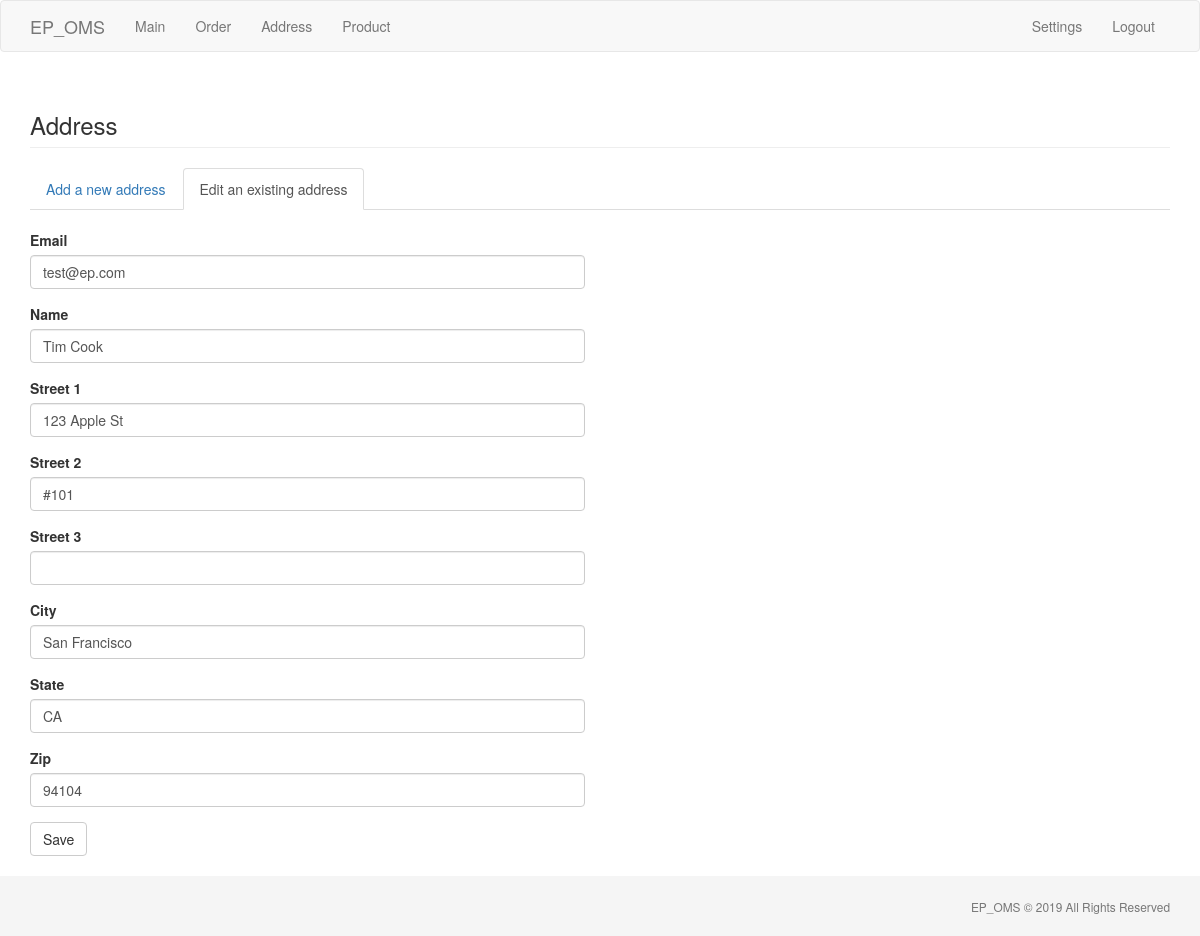
The app's page /address/1/edit (signed in) with its own data.
### ep_oms/models.py (models this page shows, shortened)
class Address(db.Model):
  id = db.Column(db.Integer, primary_key=True)
  created_at = db.Column(db.DateTime, index=True, default=datetime.utcnow)
  updated_at = db.Column(db.DateTime, default=datetime.utcnow)
  company = db.Column(db.String(30))
  name = db.Column(db.String(60))
  email = db.Column(db.String(60))
  street1 = db.Column(db.String(30))
  street2 = db.Column(db.String(30))
  street3 = db.Column(db.String(30))
  city = db.Column(db.String(30))
  state = db.Column(db.String(2))
  zip = db.Column(db.String(10))
  country = db.Column(db.String(2), default='US')
  residential = db.Column(db.Boolean())
  verified = db.Column(db.Boolean())
  ep_address_id = db.Column(db.String(30))

### ep_oms/routes.py (the view)
@application.route('/address/<id>/edit', methods=['GET', 'POST'])
@login_required
def edit_address(id):
  existing_addr = Address.query.filter_by(id=id).first()
  if existing_addr is None:
      flash('The address does not exist.')
      return redirect(url_for('address'))
  form = AddressForm()
  if form.validate_on_submit():
    existing_addr.email = form.email.data
    existing_addr.name = form.name.data
    existing_addr.street1 = form.street1.data
    existing_addr.street2 = form.street2.data
    existing_addr.street3 = form.street3.data
    existing_addr.city = form.city.data
    existing_addr.state = form.state.data
    existing_addr.zip = form.zip.data
    db.session.commit()
    flash("Successfully updated.")
    return redirect(url_for('address'))
  elif request.method == 'GET':
    form.email.data = existing_addr.email
    form.name.data = existing_addr.name
    form.street1.data = existing_addr.street1
    form.street2.data = existing_addr.street2
    form.street3.data = existing_addr.street3
    form.city.data = existing_addr.city
    form.state.data = existing_addr.state
    form.zip.data = existing_addr.zip
  return render_template('edit_address.html', title='Address', form=form)

### ep_oms/forms.py
class AddressForm(FlaskForm):
  email = StringField('Email', validators=[DataRequired(), Email()])
  name = StringField('Name', validators=[DataRequired()])
  street1 = StringField('Street 1', validators=[DataRequired(), Length(min=0, max=30)])
  street2 = StringField('Street 2', validators=[Length(min=0, max=30)])
  street3 = StringField('Street 3', validators=[Length(min=0, max=30)])
  city = StringField('City', validators=[DataRequired(), Length(min=0, max=30)])
  state = StringField('State', validators=[DataRequired(), Length(min=0, max=2)])
  zip = StringField('Zip', validators=[DataRequired(), Length(min=0, max=10)])
  submit = SubmitField('Save')

### ep_oms/models.py (called while the page is built)
@login.user_loader
def load_user(id):
  return Admin.query.get(int(id))

### ep_oms/templates/edit_address.html
{% extends "base.html" %}
{% import 'bootstrap/wtf.html' as wtf %}
{% block app_content %}
<h3 class="page-header">Address</h3>
<ul class="nav nav-tabs" role="tablist">
  <li><a href="{{ url_for('address') }}">Add a new address</a></li>
  <li class="active"><a href="#previewEditAddress" aria-controls="previewEditAddress" role="tab" data-toggle="tab">Edit an existing address</a></li>
</ul>
<div class="row tab-content">
  <br>
  <div role="tabpanel" class="col-md-6 tab-pane active" id="newAddress">
    {{ wtf.quick_form(form) }}
  </div>
</div>
{% endblock %}

### ep_oms/static/styles.css (style rules this page uses)
html { position: relative; min-height: 100%; }
body { margin-bottom: 80px; }

### records on screen
Address: email "test@ep.com", name "Tim Cook", street1 "123 Apple St", street2 "#101", city "San Francisco", state "CA", zip "94104"
